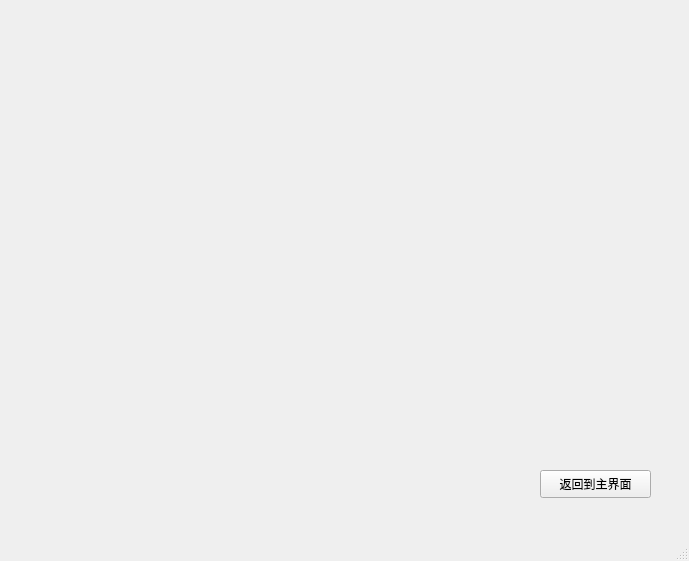
<?xml version="1.0" encoding="UTF-8"?>
<ui version="4.0">
 <class>playWindow</class>
 <widget class="QMainWindow" name="playWindow">
  <property name="geometry">
   <rect>
    <x>0</x>
    <y>0</y>
    <width>689</width>
    <height>561</height>
   </rect>
  </property>
  <property name="windowTitle">
   <string>MainWindow</string>
  </property>
  <widget class="QWidget" name="centralwidget">
   <widget class="QPushButton" name="back_to_main">
    <property name="geometry">
     <rect>
      <x>540</x>
      <y>470</y>
      <width>111</width>
      <height>28</height>
     </rect>
    </property>
    <property name="text">
     <string>返回到主界面</string>
    </property>
   </widget>
  </widget>
  <widget class="QStatusBar" name="statusbar"/>
 </widget>
 <resources/>
 <connections/>
</ui>
